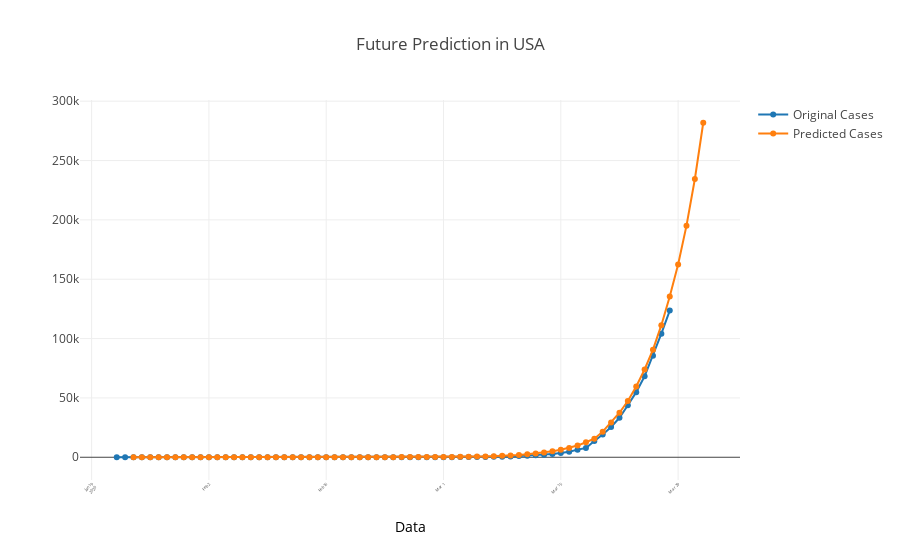

The notebook cell this image was saved under:
### Markdown cell above
## Convert prediction back to original scale

### Code cell
prediction_mean=results_mean.predict(start='2020, 1, 24',end='2020, 4, 1')
predictions_ARIMA_diff = pd.Series(prediction_mean, copy = True)
predictions_ARIMA_diff_cumsum = predictions_ARIMA_diff.cumsum()
Predictions_ARIMA_log = pd.Series(df_log['confirmed'].iloc[0], index = predictions_ARIMA_diff_cumsum.index)
Predictions_ARIMA_log = Predictions_ARIMA_log.add(predictions_ARIMA_diff_cumsum, fill_value = 0)
Predictions_ARIMA_new = np.exp(Predictions_ARIMA_log)

aa =Predictions_ARIMA_new.to_frame()
aa.rename(columns={0:'confirmed'}, inplace=True)

trace0 = go.Scatter(y = df['confirmed'],x = df.index,mode = 'markers, lines',name = 'Original Cases')
trace1 = go.Scatter(y = aa['confirmed'],x = aa.index, mode = 'markers,lines',name = 'Predicted Cases')

data = [trace0, trace1]
layout = dict(
    title = ' Future Prediction in USA'+'<br>', 
    xaxis=dict(
        title= dict(text = 'Data',font = dict(color = 'black')),
        tickangle = -45,
        tickfont=dict(size = 4),
        automargin=True)
)

fig = go.Figure(data, layout)
off.iplot(fig)
# fig.write_html('Plots/Future Prediction_USA.html')    # save as html file
# fig.write_image('Plots/Future Prediction_USA.pdf')    # save as image file

### Figure 1 — Plotly figure (JSON) as saved in the notebook; plotly's stock layout.template omitted (floating-point values rounded to 4 significant figures)
{"data": [{"mode": "markers+lines", "name": "Original Cases", "type": "scatter", "uid": "5f6e0a81-bf18-480a-8332-3a87dbf432d4", "x": ["2020-01-22", "2020-01-23", "2020-01-24", "2020-01-25", "2020-01-26", "2020-01-27", "2020-01-28", "2020-01-29", "2020-01-30", "2020-01-31", "2020-02-01", "2020-02-02", "2020-02-03", "2020-02-04", "2020-02-05", "2020-02-06", "2020-02-07", "2020-02-08", "2020-02-09", "2020-02-10", "2020-02-11", "2020-02-12", "2020-02-13", "2020-02-14", "2020-02-15", "2020-02-16", "2020-02-17", "2020-02-18", "2020-02-19", "2020-02-20", "2020-02-21", "2020-02-22", "2020-02-23", "2020-02-24", "2020-02-25", "2020-02-26", "2020-02-27", "2020-02-28", "2020-02-29", "2020-03-01", "2020-03-02", "2020-03-03", "2020-03-04", "2020-03-05", "2020-03-06", "2020-03-07", "2020-03-08", "2020-03-09", "2020-03-10", "2020-03-11", "2020-03-12", "2020-03-13", "2020-03-14", "2020-03-15", "2020-03-16", "2020-03-17", "2020-03-18", "2020-03-19", "2020-03-20", "2020-03-21", "2020-03-22", "2020-03-23", "2020-03-24", "2020-03-25", "2020-03-26", "2020-03-27", "2020-03-28"], "y": [1, 1, 2, 2, 5, 5, 5, 5, 5, 7, 8, 8, 11, 11, 11, 11, 11, 11, 11, 11, 12, 12, 13, 13, 13, 13, 13, 13, 13, 13, 15, 15, 15, 51, 51, 57, 58, 60, 68, 74, 98, 118, 149, 217, 262, 402, 518, 583, 959, 1281, 1663, 2179, 2727, 3499, 4632, 6421, 7783, 13677, 19100, 25489, 33272, 43781, 54856, 68211, 85435, 104126, 123578]}, {"mode": "markers+lines", "name": "Predicted Cases", "type": "scatter", "uid": "ee160abc-aabb-4829-a8e8-78a986134cbf", "x": ["2020-01-24", "2020-01-25", "2020-01-26", "2020-01-27", "2020-01-28", "2020-01-29", "2020-01-30", "2020-01-31", "2020-02-01", "2020-02-02", "2020-02-03", "2020-02-04", "2020-02-05", "2020-02-06", "2020-02-07", "2020-02-08", "2020-02-09", "2020-02-10", "2020-02-11", "2020-02-12", "2020-02-13", "2020-02-14", "2020-02-15", "2020-02-16", "2020-02-17", "2020-02-18", "2020-02-19", "2020-02-20", "2020-02-21", "2020-02-22", "2020-02-23", "2020-02-24", "2020-02-25", "2020-02-26", "2020-02-27", "2020-02-28", "2020-02-29", "2020-03-01", "2020-03-02", "2020-03-03", "2020-03-04", "2020-03-05", "2020-03-06", "2020-03-07", "2020-03-08", "2020-03-09", "2020-03-10", "2020-03-11", "2020-03-12", "2020-03-13", "2020-03-14", "2020-03-15", "2020-03-16", "2020-03-17", "2020-03-18", "2020-03-19", "2020-03-20", "2020-03-21", "2020-03-22", "2020-03-23", "2020-03-24", "2020-03-25", "2020-03-26", "2020-03-27", "2020-03-28", "2020-03-29", "2020-03-30", "2020-03-31", "2020-04-01"], "y": [1.202, 1.678, 2.068, 3.125, 4.009, 4.367, 4.758, 5.184, 6.368, 7.726, 8.62, 10.52, 12.13, 13.22, 14.4, 15.69, 17.09, 18.62, 20.29, 22.8, 25.23, 28.28, 31.25, 34.05, 37.1, 40.41, 44.03, 47.97, 52.26, 59.92, 66.97, 72.96, 123.0, 166.7, 189.0, 211.3, 233.7, 267.9, 307.6, 376.1, 460.3, 563.3, 731.7, 911.7, 1197.0, 1541.0, 1832.0, 2434.0, 3213.0, 4046.0, 5086.0, 6299.0, 7807.0, 9828.0, 12650.0, 15640.0, 21570.0, 29270.0, 37520.0, 47330.0, 59640.0, 73950.0, 90660.0, 111300.0, 135400.0, 162500.0, 195100.0, 234500.0, 281800.0]}], "layout": {"title": {"text": " Future Prediction in USA<br>"}, "xaxis": {"automargin": true, "tickangle": -45, "tickfont": {"size": 4}, "title": {"font": {"color": "black"}, "text": "Data"}}}}
